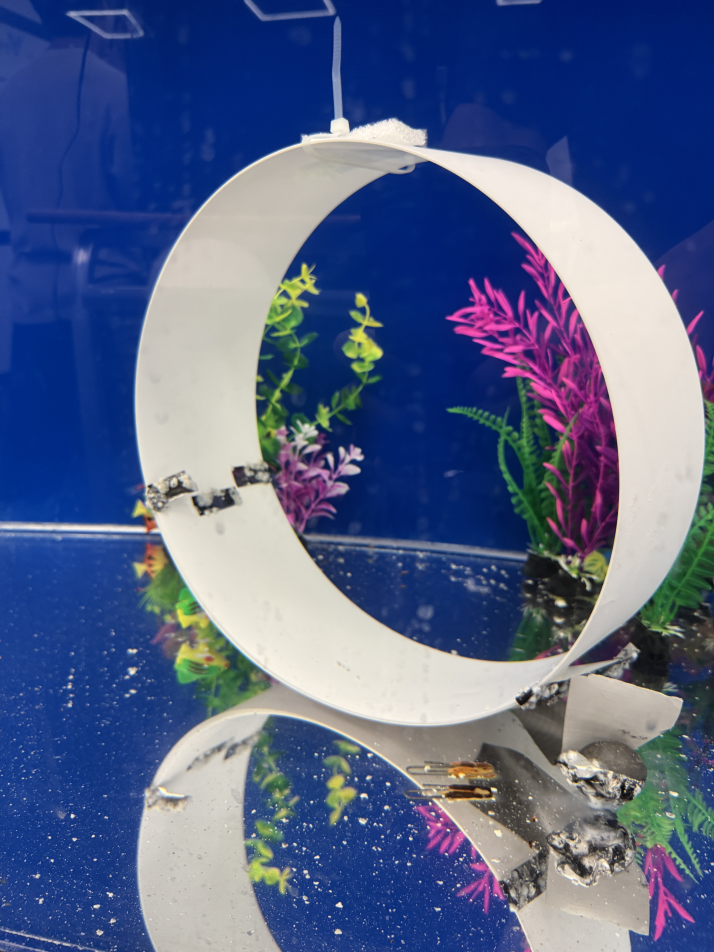
#> input picture ENEE408V Hoop/IMG_7316.JPG, 4284 x 5712 px (shown at 1/6 size)
$ python -i generate_comparisons.py   (imports and definitions only)   (older library calls are emulated)
#> lines starting #> are read from the running program, lines starting #| are printed output that depends on the picture
#> further down, picture is the input picture: shape (5712, 4284, 3); mean B, G, R 135.8, 97.6, 83.7
#> in lab_contrast, `lab = cv2.cvtColor(image, cv2.COLOR_BGR2LAB)`: lab: shape (5712, 4284, 3); mean of channels 0, 1, 2 106.3, 139.5, 105.1
"""Deterministic digital-filter comparisons; no learned image reconstruction."""
import argparse
import hashlib
import json
from pathlib import Path
import textwrap
import zipfile

import cv2
import numpy as np
from PIL import Image, ImageDraw, ImageFont


SPECS = [
    ('testudo', '01-oblique', 960, (300, 100, 820, 540)),
    ('testudo', '02-shaded', 1280, (200, 240, 840, 720)),
    ('testudo', '03-close', 2080, (360, 0, 1100, 560)),
    ('hoop', '01-oblique', 960, (650, 80, 1280, 720)),
    ('hoop', '02-shadow-and-blue-background', 1280, (690, 270, 1280, 720)),
    ('hoop', '03-close-shaded-band', 1920, (300, 0, 1180, 720)),
]


# [5 lines left out: function font, not called in this run]


def u8(image):
    return np.clip(image, 0, 255).astype(np.uint8)


def clahe(gray):
    return cv2.createCLAHE(clipLimit=2, tileGridSize=(8, 8)).apply(gray)
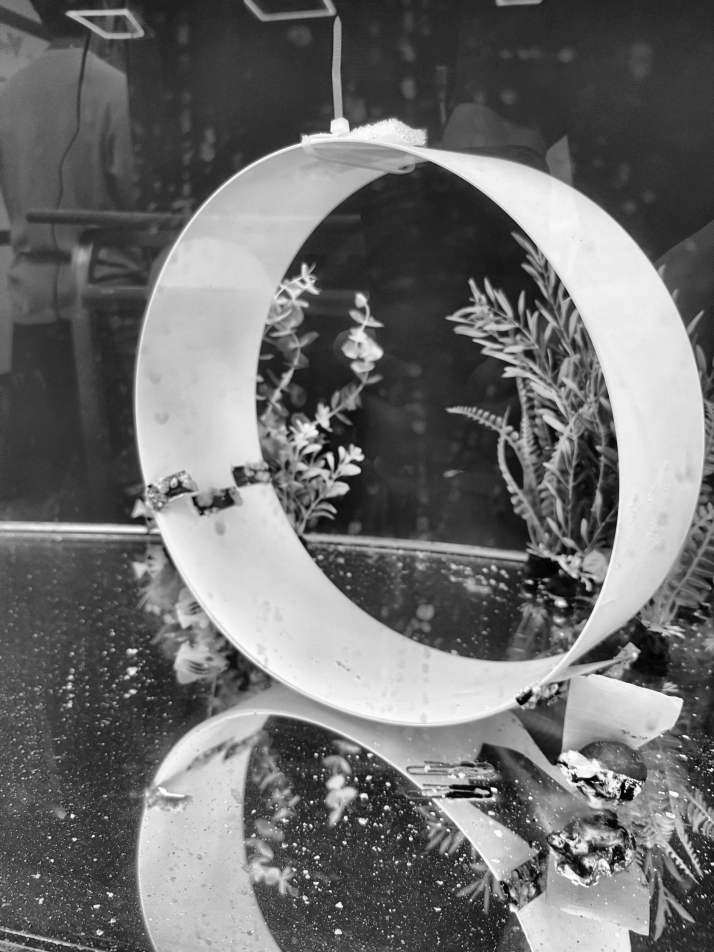
#> returned value: shape (5712, 4284) (shown at 1/6 size); min 0, max 255, mean 109.6


def lab_contrast(image):
    lab = cv2.cvtColor(image, cv2.COLOR_BGR2LAB)
    lab[:, :, 0] = clahe(lab[:, :, 0])
#> lab: shape (5712, 4284, 3); mean of channels 0, 1, 2 109.6, 139.5, 105.1
    return cv2.cvtColor(lab, cv2.COLOR_LAB2BGR)
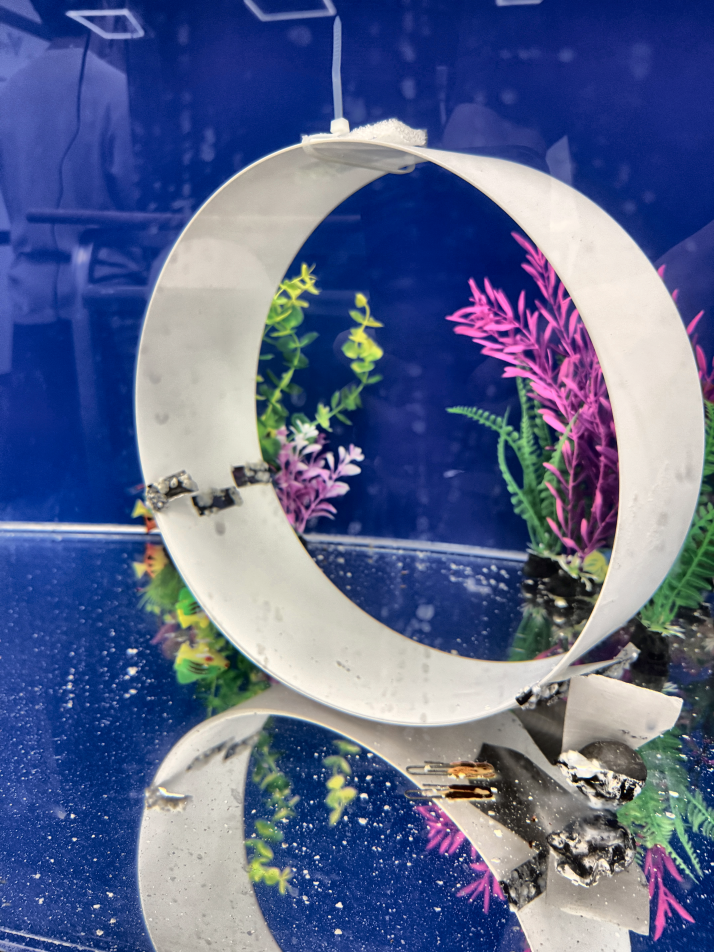
#> returned value: shape (5712, 4284, 3) (shown at 1/6 size); mean B, G, R 139.3, 101, 88.9


# [151 lines left out: functions gradient, transforms, pil, tile, sheet, main, not called in this run]


# [2 lines not run here, left out]

>>> import cv2
>>> picture = cv2.imread('../../ENEE408V Hoop/IMG_7316.JPG')
>>> result = lab_contrast(picture)

$ run again, on ENEE408V Hoop/IMG_7317.JPG
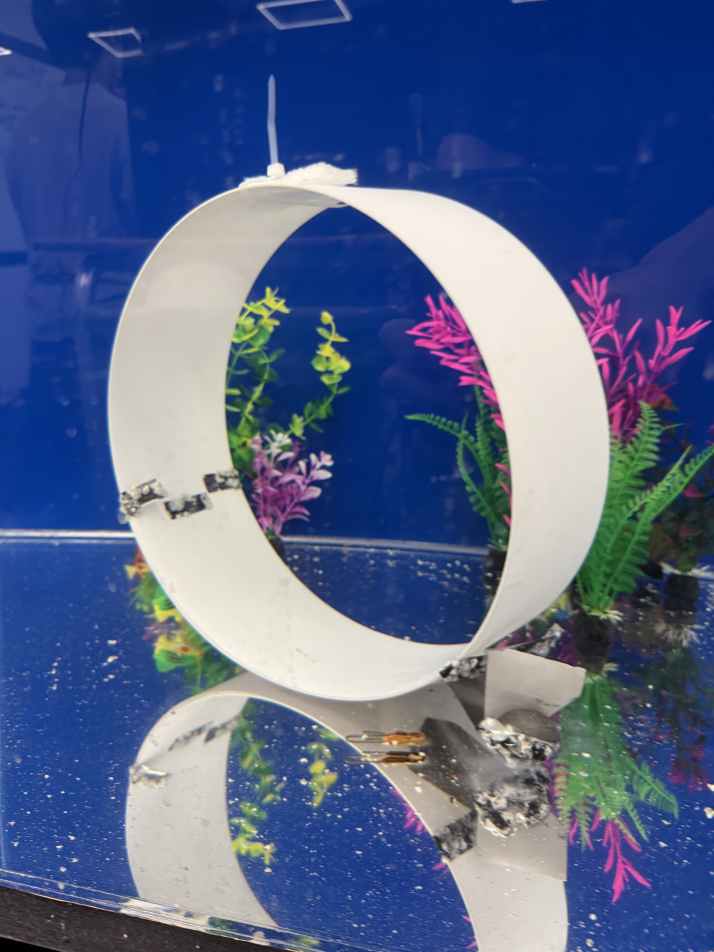
#> input picture ENEE408V Hoop/IMG_7317.JPG, 4284 x 5712 px (shown at 1/6 size)
#> picture is the input picture: shape (5712, 4284, 3); mean B, G, R 137.9, 99.5, 83.9
#> in clahe, `return cv2.createCLAHE(clipLimit=2, tileGridSize=(8, 8)).apply(gray)`:
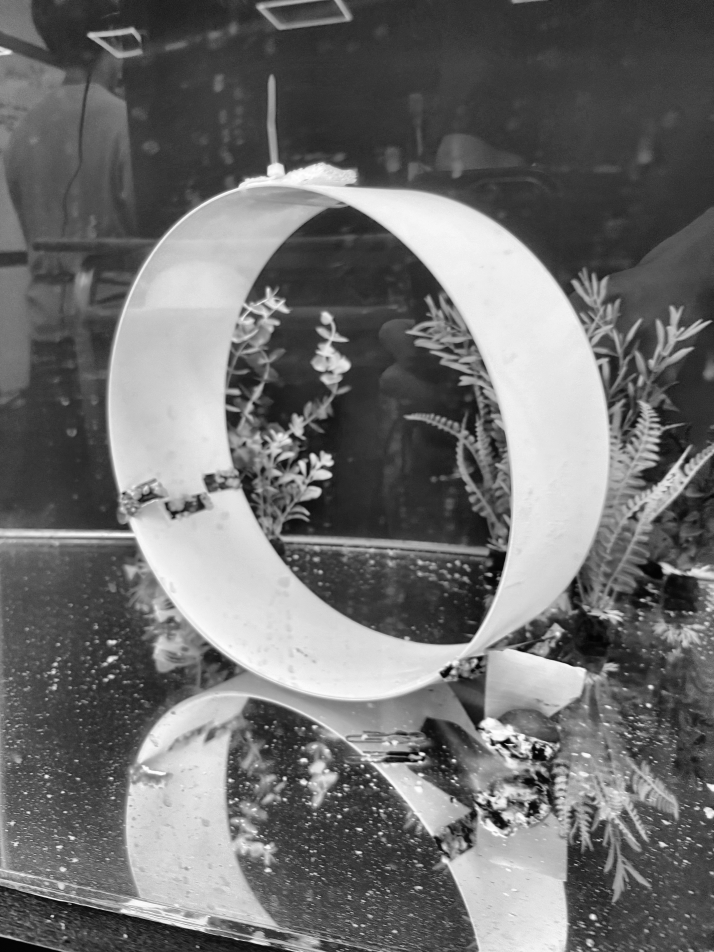
#> returned value: shape (5712, 4284) (shown at 1/6 size); min 2, max 255, mean 110.9
#> in lab_contrast, `return cv2.cvtColor(lab, cv2.COLOR_LAB2BGR)`:
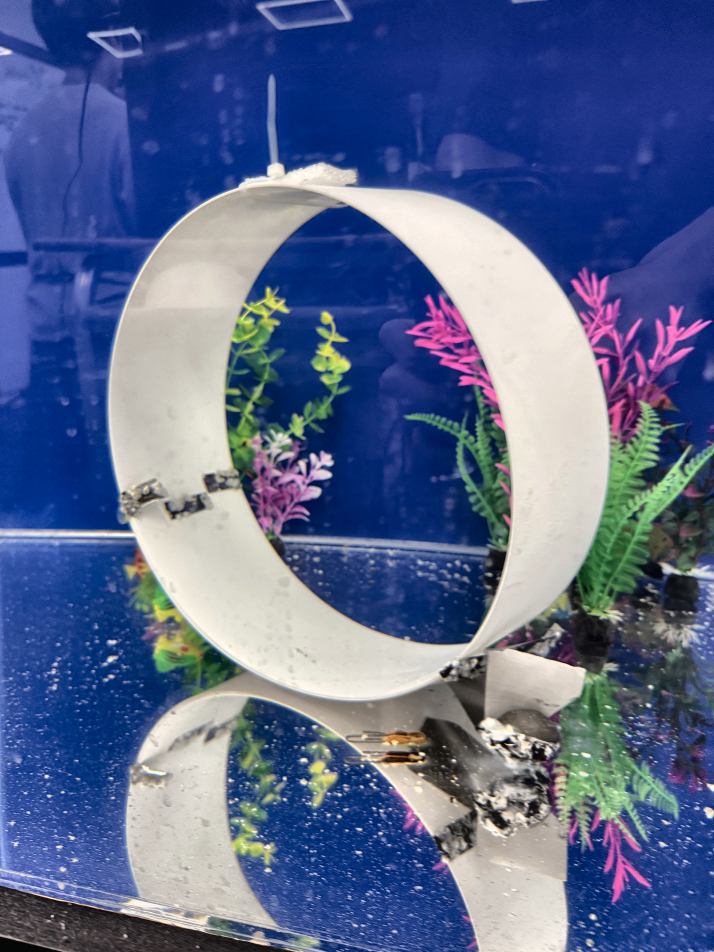
#> returned value: shape (5712, 4284, 3) (shown at 1/6 size); mean B, G, R 141.2, 102.8, 87.8

$ run again, on ENEE408V Hoop/IMG_7318.JPG
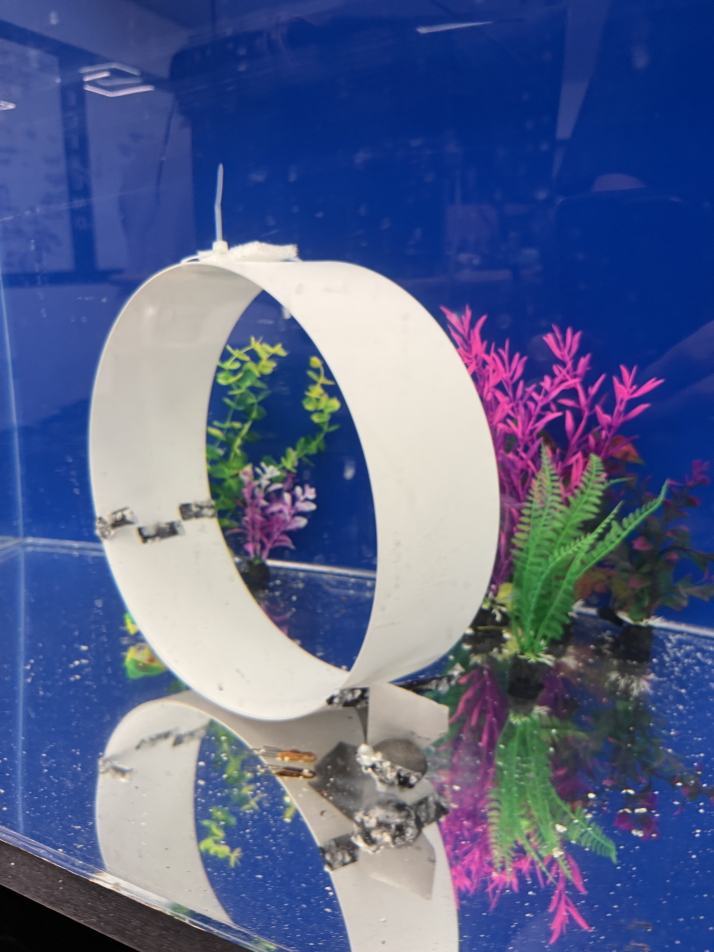
#> input picture ENEE408V Hoop/IMG_7318.JPG, 4284 x 5712 px (shown at 1/6 size)
#> picture is the input picture: shape (5712, 4284, 3); mean B, G, R 139.1, 99.1, 87
#> in clahe, `return cv2.createCLAHE(clipLimit=2, tileGridSize=(8, 8)).apply(gray)`:
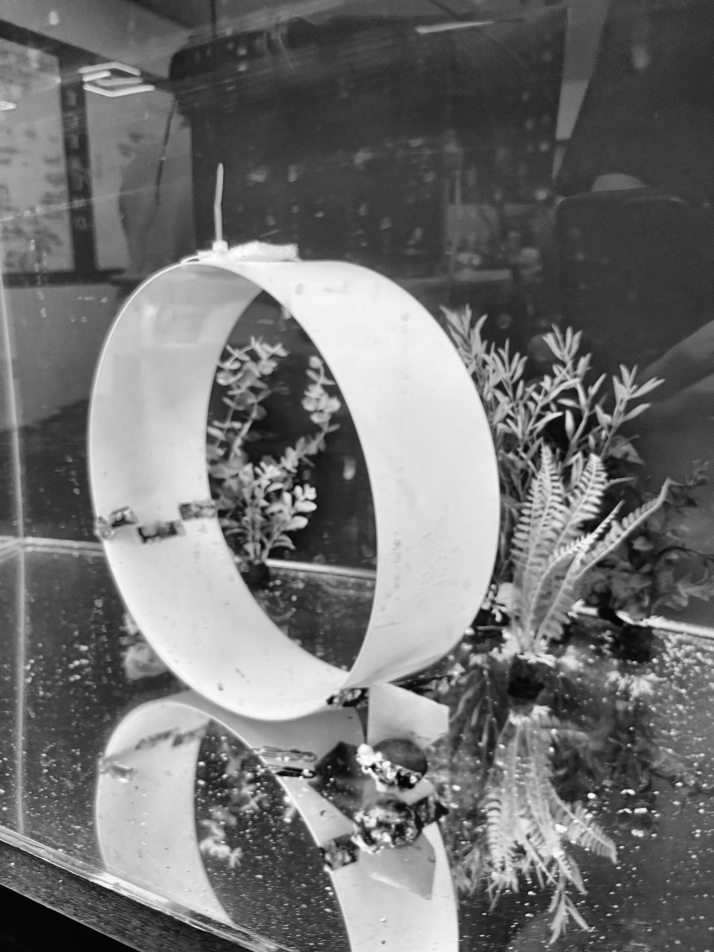
#> returned value: shape (5712, 4284) (shown at 1/6 size); min 1, max 255, mean 112.9
#> in lab_contrast, `return cv2.cvtColor(lab, cv2.COLOR_LAB2BGR)`:
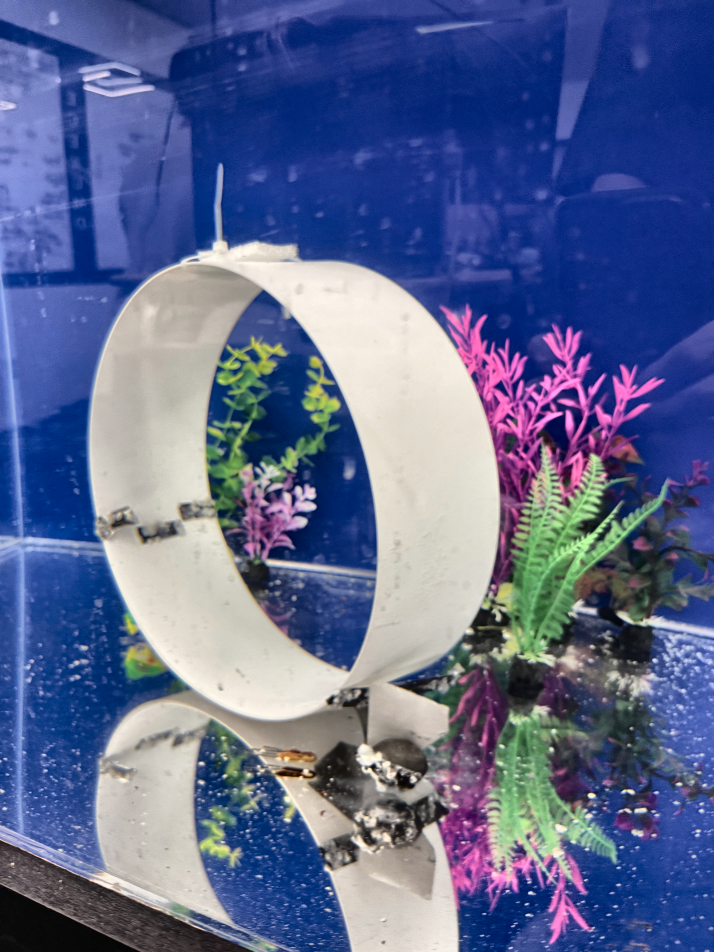
#> returned value: shape (5712, 4284, 3) (shown at 1/6 size); mean B, G, R 143.7, 103.6, 92.1

$ run again, on ENEE408V Hoop/IMG_7319.JPG
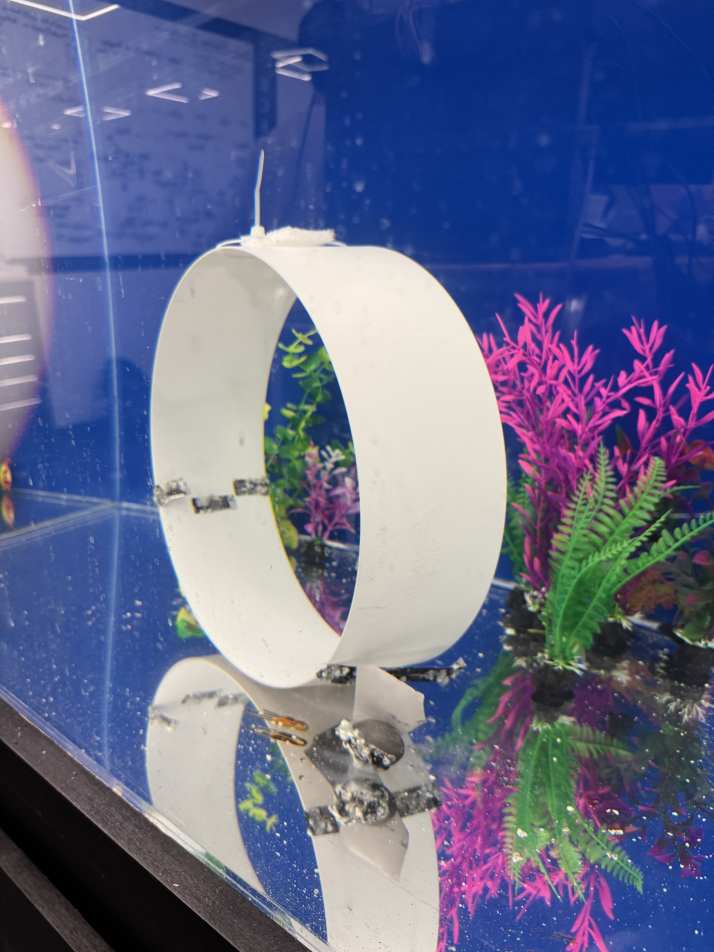
#> input picture ENEE408V Hoop/IMG_7319.JPG, 4284 x 5712 px (shown at 1/6 size)
#> picture is the input picture: shape (5712, 4284, 3); mean B, G, R 139.5, 106.5, 100.3
#> in clahe, `return cv2.createCLAHE(clipLimit=2, tileGridSize=(8, 8)).apply(gray)`:
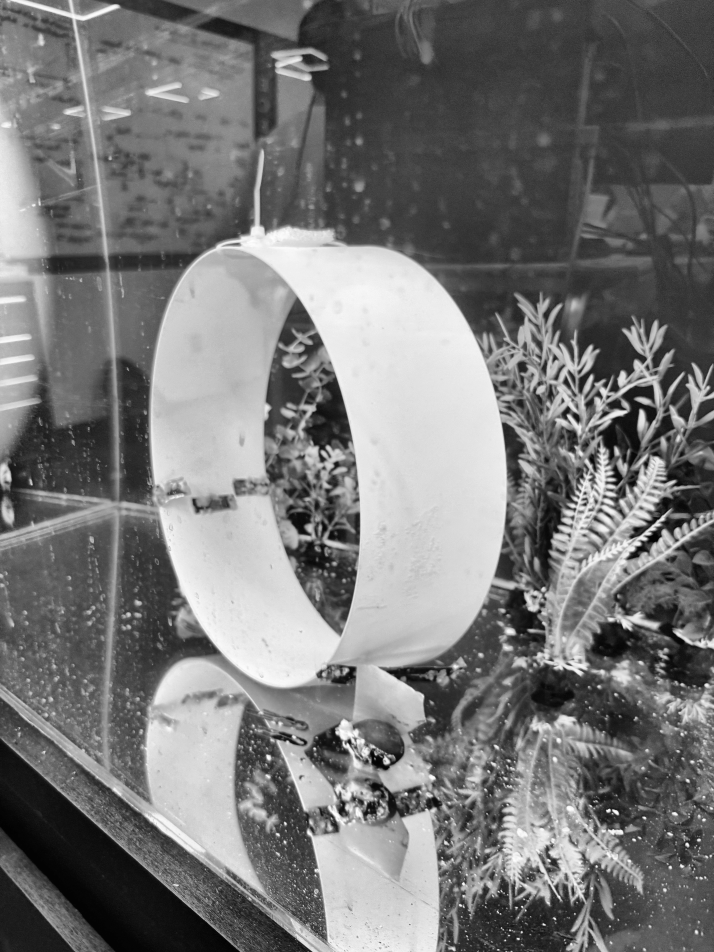
#> returned value: shape (5712, 4284) (shown at 1/6 size); min 0, max 255, mean 119.3
#> in lab_contrast, `return cv2.cvtColor(lab, cv2.COLOR_LAB2BGR)`:
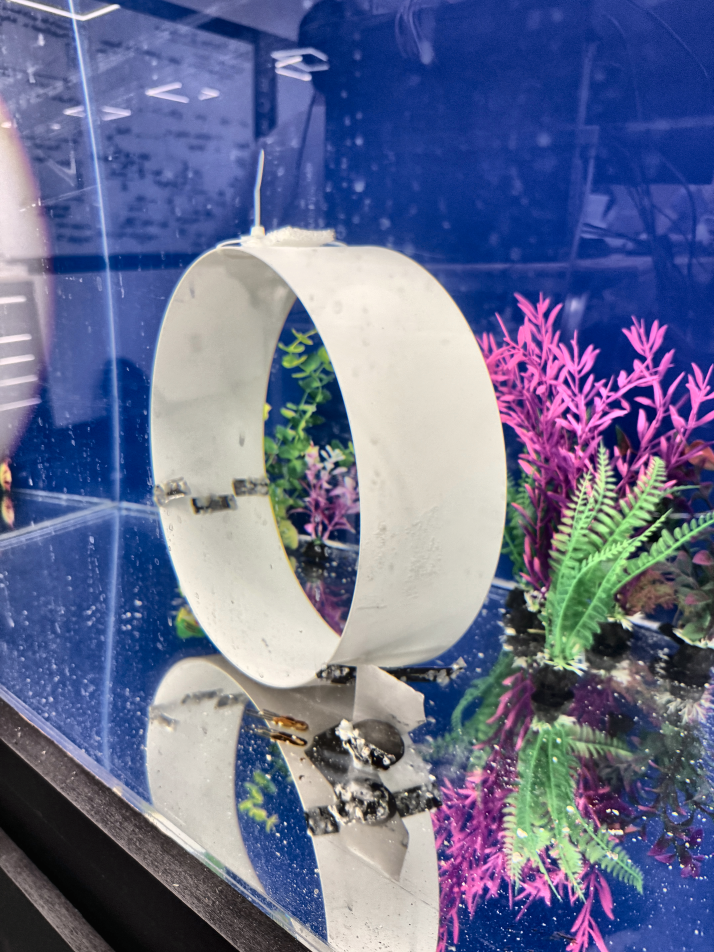
#> returned value: shape (5712, 4284, 3) (shown at 1/6 size); mean B, G, R 142.7, 110, 103.3
